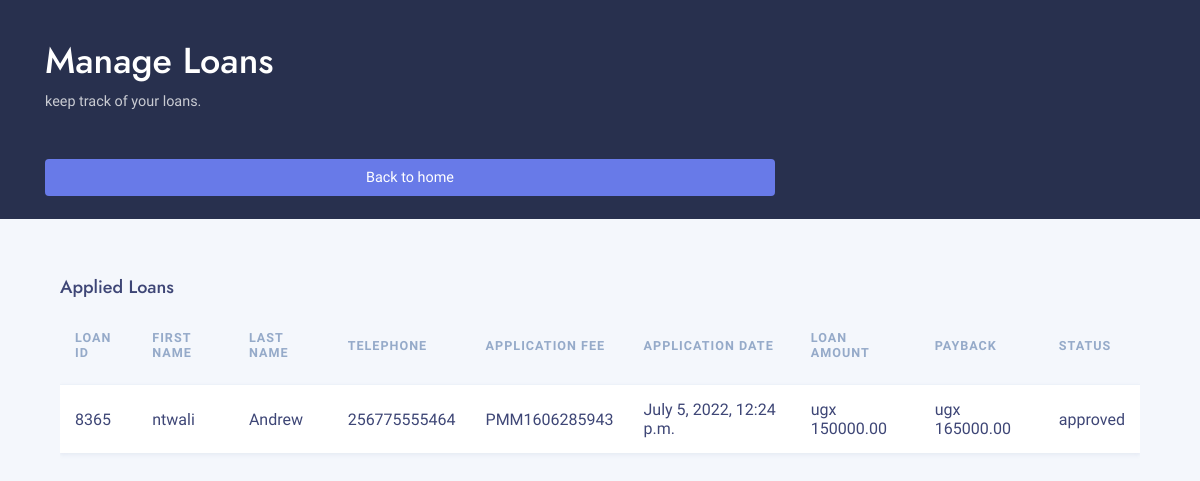
Page /my-loans (signed in) on the committed database.
### home/models.py (models this page shows, shortened)
class Apply(models.Model):
    first_name = models.CharField(max_length=200)
    last_name = models.CharField(max_length=200)
    national_id = models.CharField(max_length=200)
    telephone = models.CharField(max_length=200)
    pic_id = models.FileField()
    person_pic = models.FileField()
    first_guarrante_full_names = models.CharField(max_length=200)
    first_guarrante_national_id = models.CharField(max_length=200)
    first_guarrante_telephone = models.CharField(max_length=200)
    first_guarrante_pic_id = models.FileField()
    second_guarrante_full_names = models.CharField(max_length=200)
    second_guarrante_national_id = models.CharField(max_length=200)
    second_guarrante_telephone = models.CharField(max_length=200)
    second_guarrante_pic_id = models.FileField()
    transction_id = models.CharField(max_length=200)
    loan_amount = models.DecimalField(max_digits=8, decimal_places=2)
    loan_id = models.CharField(default= random_string, max_length=200)
    reference = models.CharField(max_length=200)
    date = models.DateTimeField(default=datetime.now, blank=True)
    status = models.CharField(max_length=50, default='fee_not_paid')
    user = models.CharField(max_length=200)
    payback = models.DecimalField(max_digits=12, decimal_places=2, default='0.00')
    deposits = models.DecimalField(max_digits=12, decimal_places=2, default='0')
    balance = models.DecimalField(max_digits=12, decimal_places=2, default='0')

### home/views.py (the view)
# urls.py: path('my-loans', views.my_loans, name='my-loans'),
def my_loans(request):
    if request.user.is_authenticated:
        username = request.user.username
        my_loans = reversed(Apply.objects.filter(user = username))
        context = {
            'my_loans': my_loans
        }
        return render(request, 'my-loans.html', context)
    else:
        return redirect('account:user_login')

### account/templates/my-loans.html (shortened to what this page needs)
<html>
    {% load static %}
    <head>
            <link rel='stylesheet' href="{% static 'assets1/vendor/pace/pace.css' %}"/>
            <link rel='stylesheet' type='text/css' href='{% static "assets1/css/bundles/291bbeead57f19651f311362abe809b67adc3fb5.css" %}'/>
            <link rel='stylesheet' type='text/css' href='{% static "assets1/css/bundles/28c909f8c5939b3b29991049355ad3050be56f71.css" %}'/>
            <link rel='stylesheet' href='{% static "assets1/css/bundles/dcd1663bd4b40ee5b03564aeb0245515dd3277b0.css" %}'/>
            <link rel='stylesheet' href='{% static "assets1/fonts/jost/jost.css" %}'/>
            <link rel='stylesheet' type='text/css' href='{% static "assets1/fonts/materialdesignicons/materialdesignicons.min.css" %}'/>
            <link rel='stylesheet' type='text/css' href='{% static "assets1/css/atmos.min.css" %}'/>
            <link rel='stylesheet' type='text/css' href='{% static "assets1/css/bundles/13fc3abb600e389b43865b1fa1697fc8f5ebf063.css" %}'/>
    </head>
    <body>
        <section class="admin-content">
            <div class=" bg-dark m-b-30 bg-stars">
                <div class="container">
                    <div class="row">
                        <div class="col-md-8 m-auto text-white p-t-40 p-b-90">
                            <h1>Manage Loans</h1>
                            <p class="opacity-75">
                                keep track of your loans.
                            </p>
                        </div>
                        <div class="col-md-4 m-auto text-white p-t-40 p-b-90">
                        </div>
                    </div>
                </div>
            </div>
            <div class="container pull-up">
                <div class="row">
                    <div class="col-lg-8">
                        <nav class="nav nav-pills nav-justified m-b-80">
                        <a class="nav-item nav-link text-white active" href="/">Back to home</a>
                        </nav>
                    </div>
                    <div class="col-lg-12">
                        <div class="tab-content" id="myTabContent">
                            <div class="tab-pane fade show active" id="home" role="tabpanel" aria-labelledby="home-tab">
                                <div class="col-md-12 m-b-30">
                                    <h5>Applied Loans</h5>
                                    <div class="table-responsive">
                                        <table class="table align-td-middle table-card table-striped">
                                            <thead>
                                            <tr>
                                                <th>Loan ID</th>
                                                <th>first name</th>
                                                <th>last name</th>
                                                <th>telephone</th>
                                                <th>application fee</th>
                                                <th>Application Date</th>
                                                <th>loan amount</th>
                                                <th>payback</th>
                                                <th>status</th>
                                            </tr>
                                            </thead>
                                            <tbody>
                                            {% if my_loans %}
                                                {% for loan in my_loans %}
                                                        <tr>
                                                            <td>
                                                                {{loan.loan_id}}
                                                            </td>
                                                            <td>{{loan.first_name}}</td>
                                                            <td>{{loan.last_name}}</td>
                                                            <td>{{loan.telephone}}</td>
                                                            <td>{{loan.transction_id}}</td>
                                                            <td>{{loan.date}}</td>
                                                            <td>ugx {{loan.loan_amount}}</td>
                                                            <td>ugx {{loan.payback}}</td>
                                                            <td>{{loan.status}}</td>
                                                        </tr>
                                                {% endfor %}
                                            {% else %}
                                                    <tr>
                                                        <td><h6>No record in DB</h6></td>
                                                    </tr>
                                            {% endif %}
                                            </tbody>
                                        </table>
                                    </div>
                                </div>
                            </div>
                        </div>
            </div>
        </section>
    </body>
</html>

### rows in the picture
Apply: loan_id "8365", first_name "ntwali", last_name "Andrew", telephone "256775555464", transction_id "PMM1606285943", date "July 5, 2022, 12:24 p.m.", loan_amount "150000.00", payback "165000.00", status "approved"
